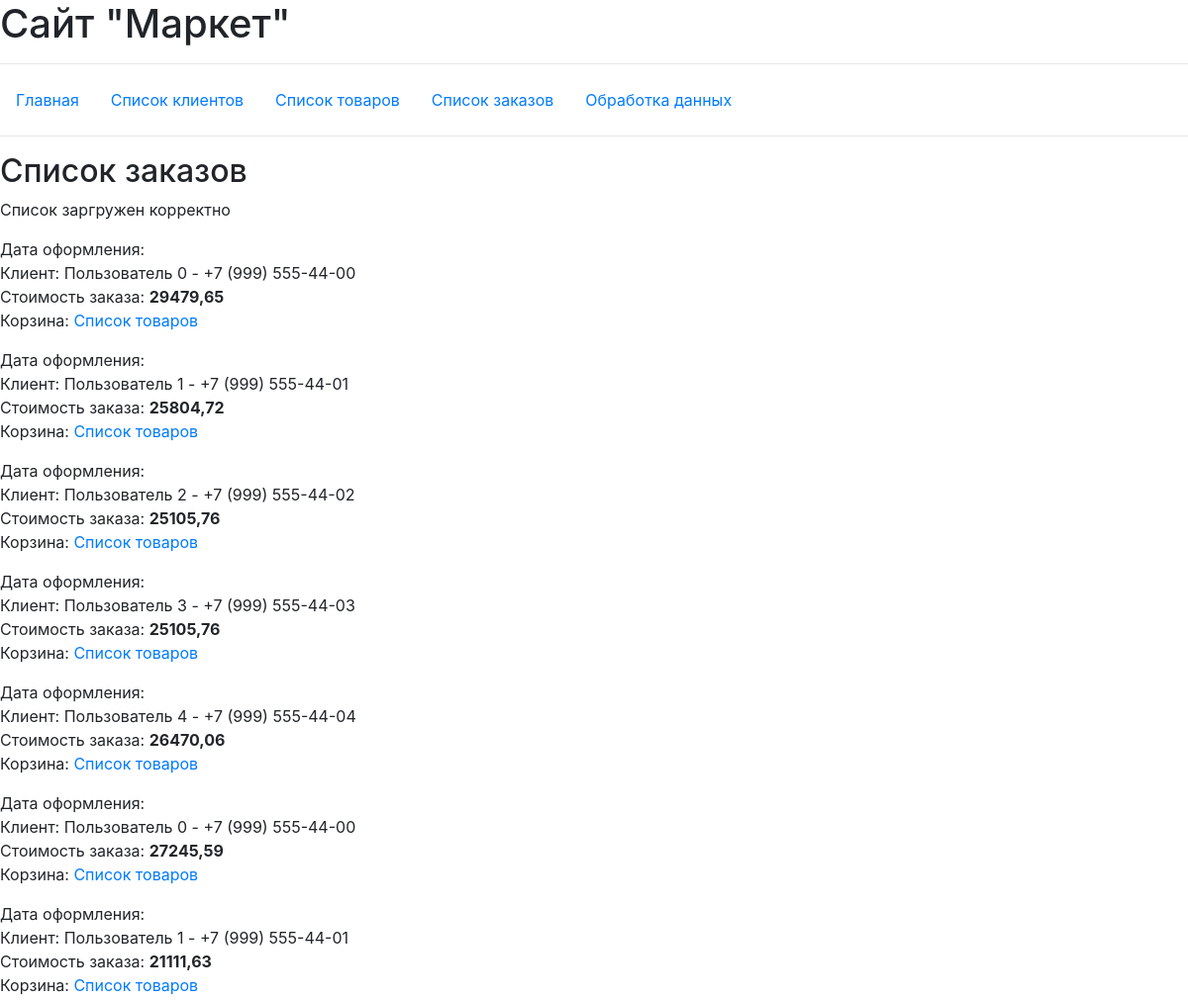
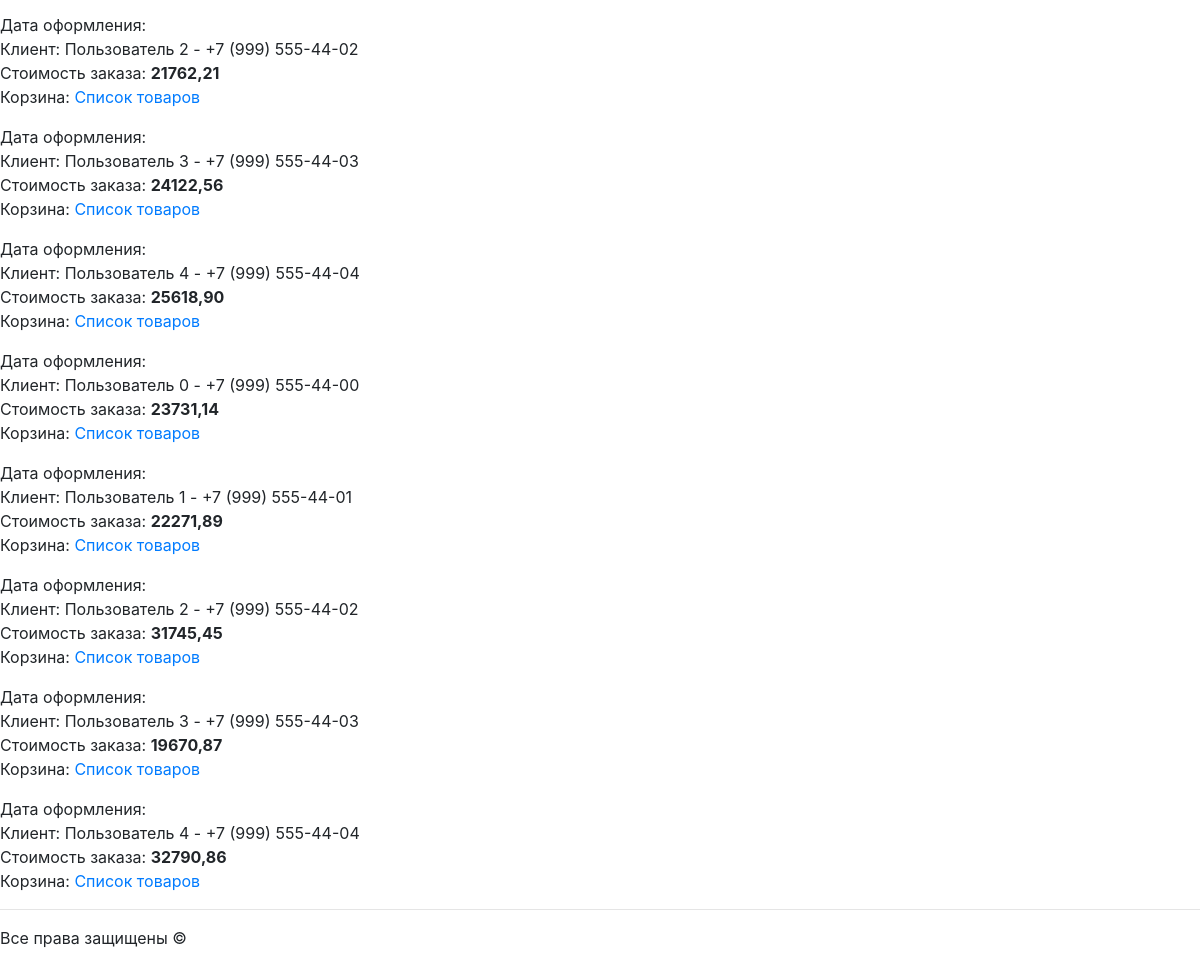
The page /lo/ on the database as committed earlier (2 pictures, top to bottom).
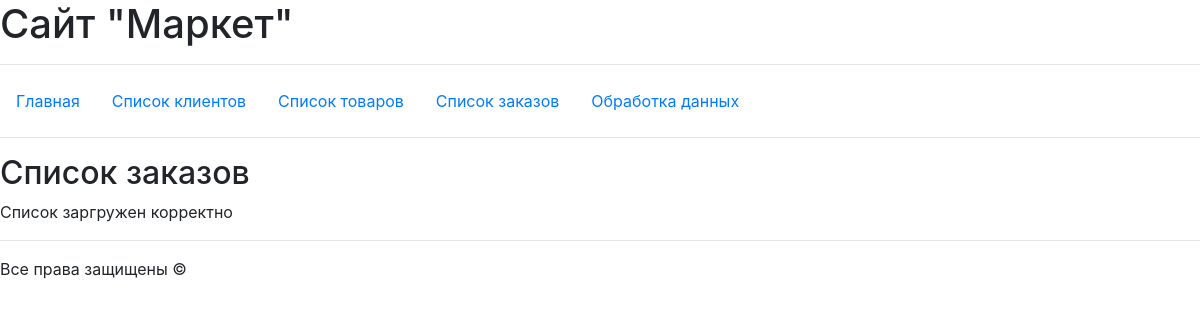
The same page on the database as committed later.
### hw_app/models.py (models this page shows, shortened)
class Order(models.Model):
    us_name = models.ForeignKey(User, on_delete=models.CASCADE)
    products = models.ManyToManyField(Product, related_name="order_products")
    sum_price = models.DecimalField(default=0.0, max_digits=10, decimal_places=2)
    order_day = models.DateField(auto_now=True)

class User(models.Model):
    name = models.CharField(max_length=100)
    email = models.EmailField()
    mobile = models.CharField(max_length=20)
    us_adrs = models.CharField(max_length=100)
    reg_day = models.DateField()
    def __str__(self):
        return f'{self.name}  -  {self.mobile} '

### hw_app/views.py (the view)
# urls.py: path('lo/', views.list_orders, name='list_orders'),
def list_orders(request):
    context = {
        "title": 'Список заказов',
        "head": 'Список заказов',
        "text": 'Список заргружен корректно',
        "orders": Order.objects.all(),
    }
    return render(request, "hw_app/dbo.html", context)

### hw_app/templates/hw_app/dbo.html (shortened to what this page needs)
{% extends 'hw_app/base.html' %}
{% block content %}
    <h2>{{ head }}</h2>
    <p>{{ text }}</p>
    <div>
    {% for order in orders %}
        <p>
            Дата оформления: {{ order.order_day|date:"d.m.Y" }} &ensp; {{ order.order_day|time:"H:i" }}<br>
            Клиент: {{ order.us_name }}<br>
            Стоимость заказа: <b>{{ order.sum_price }}</b><br>
            Корзина: <a href="{% url 'basket' order.id %}"> Список товаров </a>
        </p>
    {% endfor %}
    </div>
{% endblock %}

Rows that differ between the two databases and show on the page:
removed Order: us_name "Пользователь 0 - +7 (999) 555-44-00", sum_price "29479,65"
removed Order: us_name "Пользователь 1 - +7 (999) 555-44-01", sum_price "25804,72"
removed Order: us_name "Пользователь 2 - +7 (999) 555-44-02", sum_price "25105,76"
removed Order: us_name "Пользователь 3 - +7 (999) 555-44-03", sum_price "25105,76"
removed Order: us_name "Пользователь 4 - +7 (999) 555-44-04", sum_price "26470,06"
removed Order: us_name "Пользователь 0 - +7 (999) 555-44-00", sum_price "27245,59"
removed Order: us_name "Пользователь 1 - +7 (999) 555-44-01", sum_price "21111,63"
removed Order: us_name "Пользователь 2 - +7 (999) 555-44-02", sum_price "21762,21"
removed Order: us_name "Пользователь 3 - +7 (999) 555-44-03", sum_price "24122,56"
removed Order: us_name "Пользователь 4 - +7 (999) 555-44-04", sum_price "25618,90"
removed Order: us_name "Пользователь 0 - +7 (999) 555-44-00", sum_price "23731,14"
removed Order: us_name "Пользователь 1 - +7 (999) 555-44-01", sum_price "22271,89"
removed Order: us_name "Пользователь 2 - +7 (999) 555-44-02", sum_price "31745,45"
removed Order: us_name "Пользователь 3 - +7 (999) 555-44-03", sum_price "19670,87"
removed Order: us_name "Пользователь 4 - +7 (999) 555-44-04", sum_price "32790,86"
